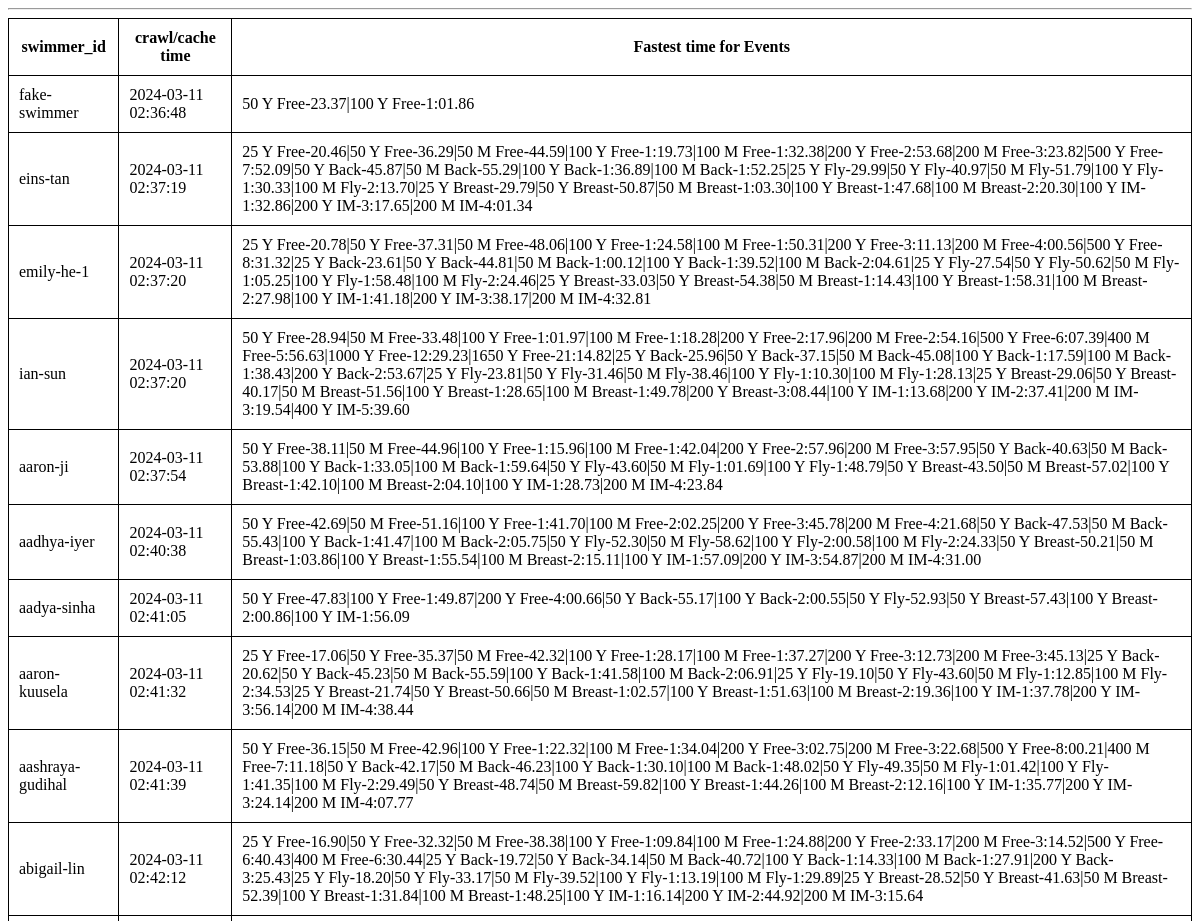
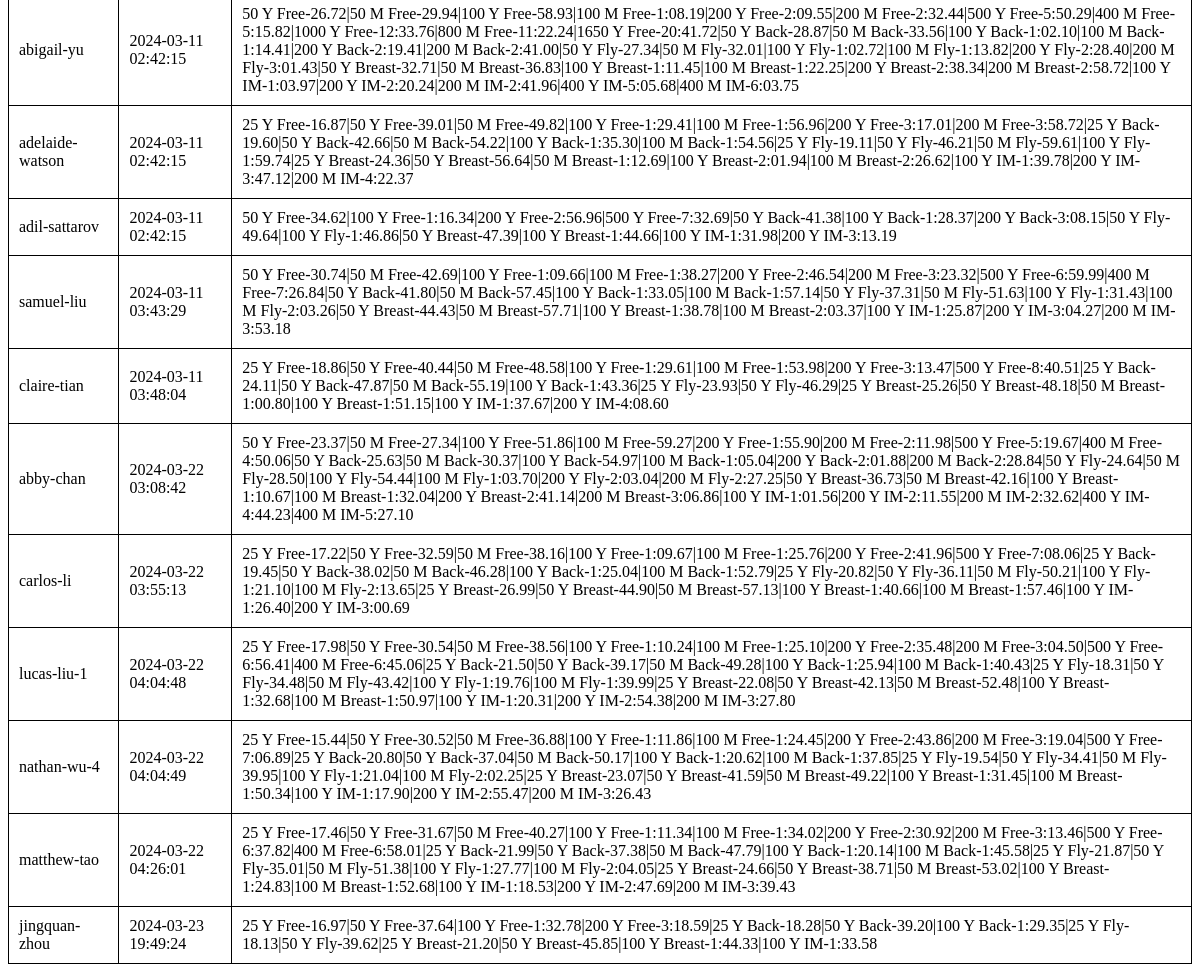
/testdb/, run on an earlier commit of the app's database (2 pictures, top to bottom).
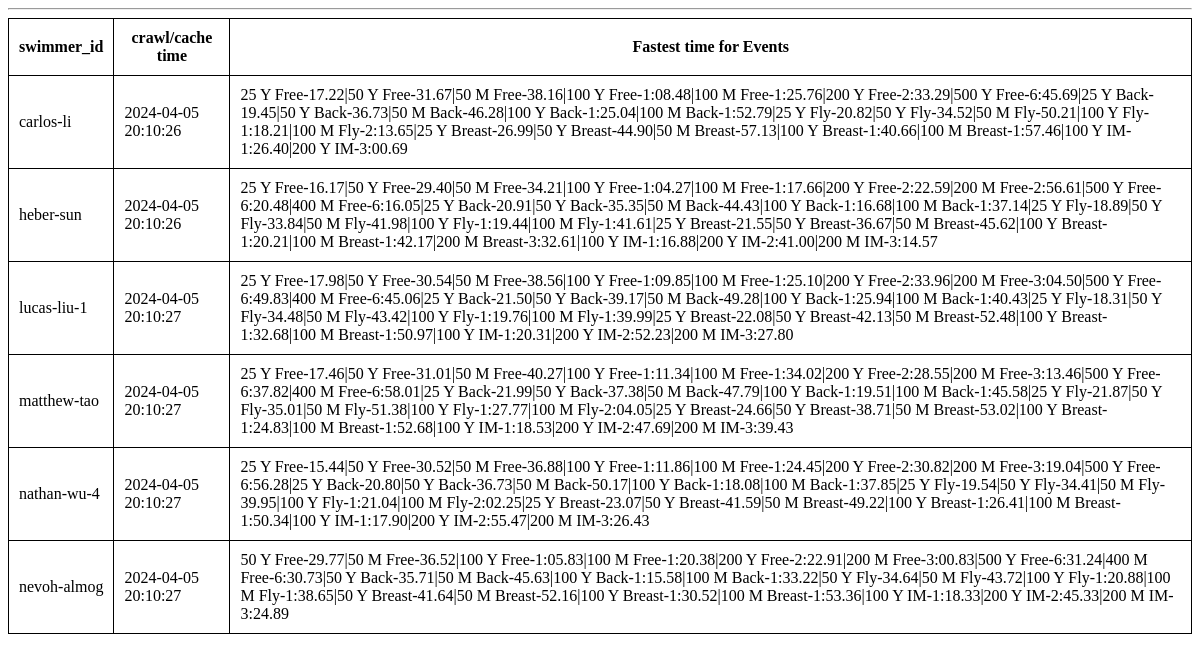
And on a later commit of the database.
### tables this page shows
CREATE TABLE swimmers (
    id TEXT PRIMARY KEY,
    fastest_time TEXT NOT NULL,
    crawl_date TIMESTAMP NOT NULL DEFAULT CURRENT_TIMESTAMP
);

### app.py (the view)
@app.route('/cache/')
@app.route('/cachedb/')
@app.route('/dbcache/')
@app.route('/db/')
@app.route('/testdb/')
def testdb():
  conn = sqlite3.connect('swimmers.db')
  conn.row_factory = sqlite3.Row
  swimmers = conn.execute('SELECT * FROM swimmers').fetchall()
  conn.close()
  return render_template('testdb.html', swimmers=swimmers)

### app.py (called while the page is built)
@app.context_processor
def utility_processor_compare_time():
    def compare_time(time1: str, time2: str) -> bool:
      if time1 == '' or time2 == '': return False
      try:
        timeint1 = int(time1.replace(':','').replace('.',''))
        timeint2 = int(time2.replace(':','').replace('.',''))
      except ValueError:
        return False
      return timeint1 < timeint2
    return dict(compare_time=compare_time)

@app.context_processor
def utility_processor_national_time_tool_tip():
    def national_time_tool_tip(timemap:dict, event:str) -> str:
      res = ''
      for standard, map in timemap.items():
        for event_name, time in map.items():
          if event_name == event and time:
            standard = standard.rjust(4, '\u00A0')
            res += f'{standard}:\u00A0{time}\u000A'
      return res.strip()
    return dict(national_time_tool_tip=national_time_tool_tip)

### templates/testdb.html (shortened to what this page needs)
<!DOCTYPE html>
<html lang="en">
<head>
</head>
<body>
    <hr>
    <div class="content">
      {% block content %}
      <table>
      <tr><th>swimmer_id</th><th>crawl/cache time</th><th>Fastest time for Events</th></tr>
      {% for swimmer in swimmers %}
        <tr>
          <td>{{ swimmer['id'] }} </td> <td>{{ swimmer['crawl_date'] }} </td> <td>{{ swimmer['fastest_time'] }} </td>
        </tr>
      {% endfor %}
      </table>
      {% endblock %}
    </div>
</body>
</html>

### templates/testdb.html (style rules this page uses)
table, th, td { border: 1px solid black; border-collapse: collapse; padding: 10px; }

What changed in the data, as far as the page shows it:
removed swimmers: id "fake-swimmer", crawl_date "2024-03-11 02:36:48", fastest_time "50 Y Free-23.37|100 Y Free-1:01.86"
removed swimmers: id "eins-tan", crawl_date "2024-03-11 02:37:19", fastest_time "25 Y Free-20.46|50 Y Free-36.29|50 M Free-44.59|100 Y Free-1:19.73|100 M Free-1:32.38|200 Y Free-2:53.68|200 M Free-3:23.82|500 Y Free-7:52.09|50 Y Back-45.87|50 M Back-55.29|100 Y Back-1:36.89|100 M Back-1:52.25|25 Y Fly-29.99|50 Y Fly-40.97|50 M Fly-51.79|100 Y Fly-1:30.33|100 M Fly-2:13.70|25 Y Breast-29.79|50 Y Breast-50.87|50 M Breast-1:03.30|100 Y Breast-1:47.68|100 M Breast-2:20.30|100 Y IM-1:32.86|200 Y IM-3:17.65|200 M IM-4:01.34"
removed swimmers: id "emily-he-1", crawl_date "2024-03-11 02:37:20", fastest_time "25 Y Free-20.78|50 Y Free-37.31|50 M Free-48.06|100 Y Free-1:24.58|100 M Free-1:50.31|200 Y Free-3:11.13|200 M Free-4:00.56|500 Y Free-8:31.32|25 Y Back-23.61|50 Y Back-44.81|50 M Back-1:00.12|100 Y Back-1:39.52|100 M Back-2:04.61|25 Y Fly-27.54|50 Y Fly-50.62|50 M Fly-1:05.25|100 Y Fly-1:58.48|100 M Fly-2:24.46|25 Y Breast-33.03|50 Y Breast-54.38|50 M Breast-1:14.43|100 Y Breast-1:58.31|100 M Breast-2:27.98|100 Y IM-1:41.18|200 Y IM-3:38.17|200 M IM-4:32.81"
removed swimmers: id "ian-sun", crawl_date "2024-03-11 02:37:20", fastest_time "50 Y Free-28.94|50 M Free-33.48|100 Y Free-1:01.97|100 M Free-1:18.28|200 Y Free-2:17.96|200 M Free-2:54.16|500 Y Free-6:07.39|400 M Free-5:56.63|1000 Y Free-12:29.23|1650 Y Free-21:14.82|25 Y Back-25.96|50 Y Back-37.15|50 M Back-45.08|100 Y Back-1:17.59|100 M Back-1:38.43|200 Y Back-2:53.67|25 Y Fly-23.81|50 Y Fly-31.46|50 M Fly-38.46|100 Y Fly-1:10.30|100 M Fly-1:28.13|25 Y Breast-29.06|50 Y Breast-40.17|50 M Breast-51.56|100 Y Breast-1:28.65|100 M Breast-1:49.78|200 Y Breast-3:08.44|100 Y IM-1:13.68|200 Y IM-2:37.41|200 M IM-3:19.54|400 Y IM-5:39.60"
removed swimmers: id "aaron-ji", crawl_date "2024-03-11 02:37:54", fastest_time "50 Y Free-38.11|50 M Free-44.96|100 Y Free-1:15.96|100 M Free-1:42.04|200 Y Free-2:57.96|200 M Free-3:57.95|50 Y Back-40.63|50 M Back-53.88|100 Y Back-1:33.05|100 M Back-1:59.64|50 Y Fly-43.60|50 M Fly-1:01.69|100 Y Fly-1:48.79|50 Y Breast-43.50|50 M Breast-57.02|100 Y Breast-1:42.10|100 M Breast-2:04.10|100 Y IM-1:28.73|200 M IM-4:23.84"
removed swimmers: id "aadhya-iyer", crawl_date "2024-03-11 02:40:38", fastest_time "50 Y Free-42.69|50 M Free-51.16|100 Y Free-1:41.70|100 M Free-2:02.25|200 Y Free-3:45.78|200 M Free-4:21.68|50 Y Back-47.53|50 M Back-55.43|100 Y Back-1:41.47|100 M Back-2:05.75|50 Y Fly-52.30|50 M Fly-58.62|100 Y Fly-2:00.58|100 M Fly-2:24.33|50 Y Breast-50.21|50 M Breast-1:03.86|100 Y Breast-1:55.54|100 M Breast-2:15.11|100 Y IM-1:57.09|200 Y IM-3:54.87|200 M IM-4:31.00"
removed swimmers: id "aadya-sinha", crawl_date "2024-03-11 02:41:05", fastest_time "50 Y Free-47.83|100 Y Free-1:49.87|200 Y Free-4:00.66|50 Y Back-55.17|100 Y Back-2:00.55|50 Y Fly-52.93|50 Y Breast-57.43|100 Y Breast-2:00.86|100 Y IM-1:56.09"
removed swimmers: id "aaron-kuusela", crawl_date "2024-03-11 02:41:32", fastest_time "25 Y Free-17.06|50 Y Free-35.37|50 M Free-42.32|100 Y Free-1:28.17|100 M Free-1:37.27|200 Y Free-3:12.73|200 M Free-3:45.13|25 Y Back-20.62|50 Y Back-45.23|50 M Back-55.59|100 Y Back-1:41.58|100 M Back-2:06.91|25 Y Fly-19.10|50 Y Fly-43.60|50 M Fly-1:12.85|100 M Fly-2:34.53|25 Y Breast-21.74|50 Y Breast-50.66|50 M Breast-1:02.57|100 Y Breast-1:51.63|100 M Breast-2:19.36|100 Y IM-1:37.78|200 Y IM-3:56.14|200 M IM-4:38.44"
removed swimmers: id "aashraya-gudihal", crawl_date "2024-03-11 02:41:39", fastest_time "50 Y Free-36.15|50 M Free-42.96|100 Y Free-1:22.32|100 M Free-1:34.04|200 Y Free-3:02.75|200 M Free-3:22.68|500 Y Free-8:00.21|400 M Free-7:11.18|50 Y Back-42.17|50 M Back-46.23|100 Y Back-1:30.10|100 M Back-1:48.02|50 Y Fly-49.35|50 M Fly-1:01.42|100 Y Fly-1:41.35|100 M Fly-2:29.49|50 Y Breast-48.74|50 M Breast-59.82|100 Y Breast-1:44.26|100 M Breast-2:12.16|100 Y IM-1:35.77|200 Y IM-3:24.14|200 M IM-4:07.77"
removed swimmers: id "abigail-lin", crawl_date "2024-03-11 02:42:12", fastest_time "25 Y Free-16.90|50 Y Free-32.32|50 M Free-38.38|100 Y Free-1:09.84|100 M Free-1:24.88|200 Y Free-2:33.17|200 M Free-3:14.52|500 Y Free-6:40.43|400 M Free-6:30.44|25 Y Back-19.72|50 Y Back-34.14|50 M Back-40.72|100 Y Back-1:14.33|100 M Back-1:27.91|200 Y Back-3:25.43|25 Y Fly-18.20|50 Y Fly-33.17|50 M Fly-39.52|100 Y Fly-1:13.19|100 M Fly-1:29.89|25 Y Breast-28.52|50 Y Breast-41.63|50 M Breast-52.39|100 Y Breast-1:31.84|100 M Breast-1:48.25|100 Y IM-1:16.14|200 Y IM-2:44.92|200 M IM-3:15.64"
removed swimmers: id "abigail-yu", crawl_date "2024-03-11 02:42:15", fastest_time "50 Y Free-26.72|50 M Free-29.94|100 Y Free-58.93|100 M Free-1:08.19|200 Y Free-2:09.55|200 M Free-2:32.44|500 Y Free-5:50.29|400 M Free-5:15.82|1000 Y Free-12:33.76|800 M Free-11:22.24|1650 Y Free-20:41.72|50 Y Back-28.87|50 M Back-33.56|100 Y Back-1:02.10|100 M Back-1:14.41|200 Y Back-2:19.41|200 M Back-2:41.00|50 Y Fly-27.34|50 M Fly-32.01|100 Y Fly-1:02.72|100 M Fly-1:13.82|200 Y Fly-2:28.40|200 M Fly-3:01.43|50 Y Breast-32.71|50 M Breast-36.83|100 Y Breast-1:11.45|100 M Breast-1:22.25|200 Y Breast-2:38.34|200 M Breast-2:58.72|100 Y IM-1:03.97|200 Y IM-2:20.24|200 M IM-2:41.96|400 Y IM-5:05.68|400 M IM-6:03.75"
removed swimmers: id "adelaide-watson", crawl_date "2024-03-11 02:42:15", fastest_time "25 Y Free-16.87|50 Y Free-39.01|50 M Free-49.82|100 Y Free-1:29.41|100 M Free-1:56.96|200 Y Free-3:17.01|200 M Free-3:58.72|25 Y Back-19.60|50 Y Back-42.66|50 M Back-54.22|100 Y Back-1:35.30|100 M Back-1:54.56|25 Y Fly-19.11|50 Y Fly-46.21|50 M Fly-59.61|100 Y Fly-1:59.74|25 Y Breast-24.36|50 Y Breast-56.64|50 M Breast-1:12.69|100 Y Breast-2:01.94|100 M Breast-2:26.62|100 Y IM-1:39.78|200 Y IM-3:47.12|200 M IM-4:22.37"
removed swimmers: id "adil-sattarov", crawl_date "2024-03-11 02:42:15", fastest_time "50 Y Free-34.62|100 Y Free-1:16.34|200 Y Free-2:56.96|500 Y Free-7:32.69|50 Y Back-41.38|100 Y Back-1:28.37|200 Y Back-3:08.15|50 Y Fly-49.64|100 Y Fly-1:46.86|50 Y Breast-47.39|100 Y Breast-1:44.66|100 Y IM-1:31.98|200 Y IM-3:13.19"
removed swimmers: id "samuel-liu", crawl_date "2024-03-11 03:43:29", fastest_time "50 Y Free-30.74|50 M Free-42.69|100 Y Free-1:09.66|100 M Free-1:38.27|200 Y Free-2:46.54|200 M Free-3:23.32|500 Y Free-6:59.99|400 M Free-7:26.84|50 Y Back-41.80|50 M Back-57.45|100 Y Back-1:33.05|100 M Back-1:57.14|50 Y Fly-37.31|50 M Fly-51.63|100 Y Fly-1:31.43|100 M Fly-2:03.26|50 Y Breast-44.43|50 M Breast-57.71|100 Y Breast-1:38.78|100 M Breast-2:03.37|100 Y IM-1:25.87|200 Y IM-3:04.27|200 M IM-3:53.18"
removed swimmers: id "claire-tian", crawl_date "2024-03-11 03:48:04", fastest_time "25 Y Free-18.86|50 Y Free-40.44|50 M Free-48.58|100 Y Free-1:29.61|100 M Free-1:53.98|200 Y Free-3:13.47|500 Y Free-8:40.51|25 Y Back-24.11|50 Y Back-47.87|50 M Back-55.19|100 Y Back-1:43.36|25 Y Fly-23.93|50 Y Fly-46.29|25 Y Breast-25.26|50 Y Breast-48.18|50 M Breast-1:00.80|100 Y Breast-1:51.15|100 Y IM-1:37.67|200 Y IM-4:08.60"
removed swimmers: id "abby-chan", crawl_date "2024-03-22 03:08:42", fastest_time "50 Y Free-23.37|50 M Free-27.34|100 Y Free-51.86|100 M Free-59.27|200 Y Free-1:55.90|200 M Free-2:11.98|500 Y Free-5:19.67|400 M Free-4:50.06|50 Y Back-25.63|50 M Back-30.37|100 Y Back-54.97|100 M Back-1:05.04|200 Y Back-2:01.88|200 M Back-2:28.84|50 Y Fly-24.64|50 M Fly-28.50|100 Y Fly-54.44|100 M Fly-1:03.70|200 Y Fly-2:03.04|200 M Fly-2:27.25|50 Y Breast-36.73|50 M Breast-42.16|100 Y Breast-1:10.67|100 M Breast-1:32.04|200 Y Breast-2:41.14|200 M Breast-3:06.86|100 Y IM-1:01.56|200 Y IM-2:11.55|200 M IM-2:32.62|400 Y IM-4:44.23|400 M IM-5:27.10"
removed swimmers: id "jingquan-zhou", crawl_date "2024-03-23 19:49:24", fastest_time "25 Y Free-16.97|50 Y Free-37.64|100 Y Free-1:32.78|200 Y Free-3:18.59|25 Y Back-18.28|50 Y Back-39.20|100 Y Back-1:29.35|25 Y Fly-18.13|50 Y Fly-39.62|25 Y Breast-21.20|50 Y Breast-45.85|100 Y Breast-1:44.33|100 Y IM-1:33.58"
changed swimmers "carlos-li": crawl_date "2024-03-22 03:55:13" → "2024-04-05 20:10:26"; fastest_time "25 Y Free-17.22|50 Y Free-32.59|50 M Free-38.16|100 Y Free-1:09.67|100 M Free-1:25.76|200 Y Free-2:41.96|500 Y Free-7:08.06|25 Y Back-19.45|50 Y Back-38.02|50 M Back-46.28|100 Y Back-1:25.04|100 M Back-1:52.79|25 Y Fly-20.82|50 Y Fly-36.11|50 M Fly-50.21|100 Y Fly-1:21.10|100 M Fly-2:13.65|25 Y Breast-26.99|50…" → "25 Y Free-17.22|50 Y Free-31.67|50 M Free-38.16|100 Y Free-1:08.48|100 M Free-1:25.76|200 Y Free-2:33.29|500 Y Free-6:45.69|25 Y Back-19.45|50 Y Back-36.73|50 M Back-46.28|100 Y Back-1:25.04|100 M Back-1:52.79|25 Y Fly-20.82|50 Y Fly-34.52|50 M Fly-50.21|100 Y Fly-1:18.21|100 M Fly-2:13.65|25 Y Breast-26.99|50…"
added swimmers: id "heber-sun", crawl_date "2024-04-05 20:10:26", fastest_time "25 Y Free-16.17|50 Y Free-29.40|50 M Free-34.21|100 Y Free-1:04.27|100 M Free-1:17.66|200 Y Free-2:22.59|200 M Free-2:56.61|500 Y Free-6:20.48|400 M Free-6:16.05|25 Y Back-20.91|50 Y Back-35.35|50 M Back-44.43|100 Y Back-1:16.68|100 M Back-1:37.14|25 Y Fly-18.89|50 Y Fly-33.84|50 M Fly-41.98|100 Y Fly-1:19.44|100 M Fly-1:41.61|25 Y Breast-21.55|50 Y Breast-36.67|50 M Breast-45.62|100 Y Breast-1:20.21|100 M Breast-1:42.17|200 M Breast-3:32.61|100 Y IM-1:16.88|200 Y IM-2:41.00|200 M IM-3:14.57"
changed swimmers "lucas-liu-1": crawl_date "2024-03-22 04:04:48" → "2024-04-05 20:10:27"; fastest_time "…Free-30.54|50 M Free-38.56|100 Y Free-1:10.24|100 M Free-1:25.10|200 Y Free-2:35.48|200 M Free-3:04.50|500 Y Free-6:56.41|400 M Free-6:45.06|25 Y Back-21.50|50 Y Back-39.17|50 M Back-49.28|100 Y Back-1:25.94|100 M Back-1:40.43|25 Y Fly-18.31|50 Y Fly-34.48|50 M Fly-43.42|100 Y Fly-1:19.76|100 M Fly-1:39.99|25 Y Breast-22.08|50 Y Breast-42.13|50 M Breast-52.48|100 Y Breast-1:32.68|100 M Breast-1:50.97|100 Y IM-1:20.31|200 Y IM-2:54.38|200 M IM-3:27.80" → "…Free-30.54|50 M Free-38.56|100 Y Free-1:09.85|100 M Free-1:25.10|200 Y Free-2:33.96|200 M Free-3:04.50|500 Y Free-6:49.83|400 M Free-6:45.06|25 Y Back-21.50|50 Y Back-39.17|50 M Back-49.28|100 Y Back-1:25.94|100 M Back-1:40.43|25 Y Fly-18.31|50 Y Fly-34.48|50 M Fly-43.42|100 Y Fly-1:19.76|100 M Fly-1:39.99|25 Y Breast-22.08|50 Y Breast-42.13|50 M Breast-52.48|100 Y Breast-1:32.68|100 M Breast-1:50.97|100 Y IM-1:20.31|200 Y IM-2:52.23|200 M IM-3:27.80"
changed swimmers "matthew-tao": crawl_date "2024-03-22 04:26:01" → "2024-04-05 20:10:27"; fastest_time "25 Y Free-17.46|50 Y Free-31.67|50 M Free-40.27|100 Y Free-1:11.34|100 M Free-1:34.02|200 Y Free-2:30.92|200 M Free-3:13.46|500 Y Free-6:37.82|400 M Free-6:58.01|25 Y Back-21.99|50 Y Back-37.38|50 M Back-47.79|100 Y Back-1:20.14|100 M Back-1:45.58|25 Y Fly-21.87|50…" → "25 Y Free-17.46|50 Y Free-31.01|50 M Free-40.27|100 Y Free-1:11.34|100 M Free-1:34.02|200 Y Free-2:28.55|200 M Free-3:13.46|500 Y Free-6:37.82|400 M Free-6:58.01|25 Y Back-21.99|50 Y Back-37.38|50 M Back-47.79|100 Y Back-1:19.51|100 M Back-1:45.58|25 Y Fly-21.87|50…"; moves up the list
changed swimmers "nathan-wu-4": crawl_date "2024-03-22 04:04:49" → "2024-04-05 20:10:27"; fastest_time "…Free-1:11.86|100 M Free-1:24.45|200 Y Free-2:43.86|200 M Free-3:19.04|500 Y Free-7:06.89|25 Y Back-20.80|50 Y Back-37.04|50 M Back-50.17|100 Y Back-1:20.62|100 M Back-1:37.85|25 Y Fly-19.54|50 Y Fly-34.41|50 M Fly-39.95|100 Y Fly-1:21.04|100 M Fly-2:02.25|25 Y Breast-23.07|50 Y Breast-41.59|50 M Breast-49.22|100 Y Breast-1:31.45|100 M Breast-1:50.34|100 Y IM-1:17.90|200…" → "…Free-1:11.86|100 M Free-1:24.45|200 Y Free-2:30.82|200 M Free-3:19.04|500 Y Free-6:56.28|25 Y Back-20.80|50 Y Back-36.73|50 M Back-50.17|100 Y Back-1:18.08|100 M Back-1:37.85|25 Y Fly-19.54|50 Y Fly-34.41|50 M Fly-39.95|100 Y Fly-1:21.04|100 M Fly-2:02.25|25 Y Breast-23.07|50 Y Breast-41.59|50 M Breast-49.22|100 Y Breast-1:26.41|100 M Breast-1:50.34|100 Y IM-1:17.90|200…"
added swimmers: id "nevoh-almog", crawl_date "2024-04-05 20:10:27", fastest_time "50 Y Free-29.77|50 M Free-36.52|100 Y Free-1:05.83|100 M Free-1:20.38|200 Y Free-2:22.91|200 M Free-3:00.83|500 Y Free-6:31.24|400 M Free-6:30.73|50 Y Back-35.71|50 M Back-45.63|100 Y Back-1:15.58|100 M Back-1:33.22|50 Y Fly-34.64|50 M Fly-43.72|100 Y Fly-1:20.88|100 M Fly-1:38.65|50 Y Breast-41.64|50 M Breast-52.16|100 Y Breast-1:30.52|100 M Breast-1:53.36|100 Y IM-1:18.33|200 Y IM-2:45.33|200 M IM-3:24.89"
